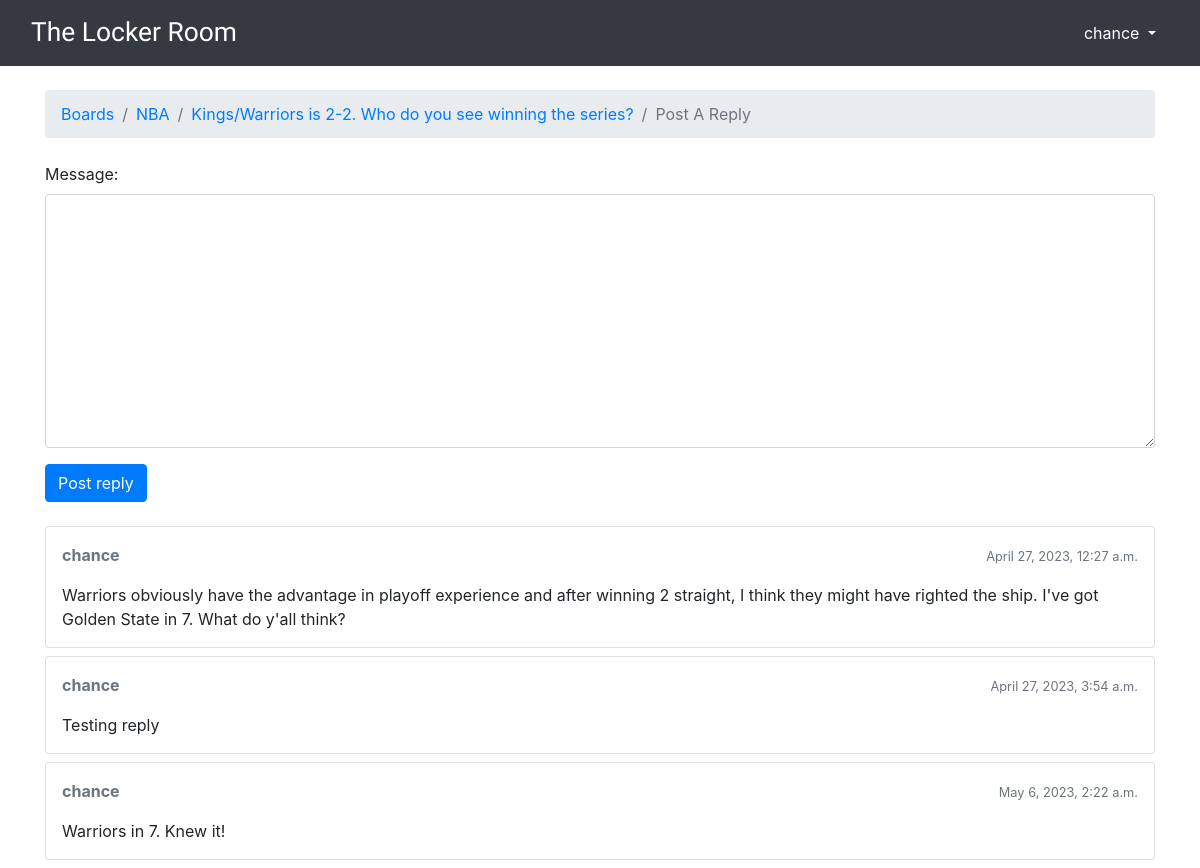
The page /boards/1/topics/1/reply/ (signed in) on the database its author committed.
### boards/models.py (models this page shows, shortened)
class Topic(models.Model):
    subject = models.CharField(max_length=255)
    last_updated = models.DateTimeField(auto_now_add=True)
    board = models.ForeignKey(
        Board, related_name='topics', on_delete=models.CASCADE)
    starter = models.ForeignKey(
        User, related_name='topics', on_delete=models.CASCADE)
    views = models.PositiveIntegerField(default=0)

class Board(models.Model):
    name = models.CharField(max_length=30, unique=True)
    description = models.CharField(max_length=100)

class Post(models.Model):
    message = models.TextField(max_length=4000)
    topic = models.ForeignKey(
        Topic, related_name='posts', on_delete=models.CASCADE)
    created_at = models.DateTimeField(auto_now_add=True)
    updated_at = models.DateTimeField(null=True)
    created_by = models.ForeignKey(
        User, related_name='posts', on_delete=models.CASCADE)
    updated_by = models.ForeignKey(
        User, null=True, related_name='+', on_delete=models.CASCADE)

### boards/views.py (the view)
@login_required
def reply_topic(request, pk, topic_pk):
    topic = get_object_or_404(Topic, board__pk=pk, pk=topic_pk)
    if request.method == 'POST':
        form = PostForm(request.POST)
        if form.is_valid():
            post = form.save(commit=False)
            post.topic = topic
            post.created_by = request.user
            post.save()
            topic.last_updated = timezone.now()
            topic.save()
            return redirect('topic_posts', pk=pk, topic_pk=topic_pk)
    else:
        form = PostForm()
    return render(request, 'reply_topic.html', {'topic': topic, 'form': form})

### boards/forms.py
class PostForm(forms.ModelForm):
    class Meta:
        model = Post
        fields = ['message', ]

### boards/templatetags/form_tags.py (called while the page is built)
@register.filter
def input_class(bound_field):
    css_class = ''
    if bound_field.form.is_bound:
        if bound_field.errors:
            css_class = 'is-invalid'
        elif field_type(bound_field) != 'PasswordInput':
            css_class = 'is-valid'
    return 'form-control {}'.format(css_class)

### templates/reply_topic.html (shortened to what this page needs)
{% extends 'boilerplate.html' %}
{% load static %}
{% block breadcrumb %}
<li class="breadcrumb-item"><a href="{% url 'home' %}">Boards</a></li>
<li class="breadcrumb-item"><a href="{% url 'board_topics' topic.board.pk %}">{{ topic.board.name }}</a></li>
<li class="breadcrumb-item"><a href="{% url 'topic_posts' topic.board.pk topic.pk %}">{{ topic.subject }}</a></li>
<li class="breadcrumb-item active">Post A Reply</li>
{% endblock %}
{% block content %}
<form method="post" class="mb-4">
    {% include 'partials/form.html' %}
    <button type="submit" class="btn btn-primary">Post reply</button>
</form>
{% for post in topic.posts.all %}
<div class="card mb-2">
    <div class="card-body p-3">
        <div class="row mb-3">
            <div class="col-6">
                <strong class="text-muted">{{ post.created_by.username }}</strong>
            </div>
            <div class="col-6 text-right">
                <small class="text-muted">{{ post.created_at }}</small>
            </div>
        </div>
        {{ post.message }}
    </div>
</div>
{% endfor %}
{% endblock %}

### templates/boilerplate.html (shortened to what this page needs)
{% load static %}
<!DOCTYPE html>
<html lang="en">
<head>
    <link rel="stylesheet" href="{% static 'css/bootstrap.min.css' %}">
    <link rel="stylesheet" href="{% static 'css/app.css' %}">
</head>
<body>
    {% block body %}
    <nav class="navbar navbar-expand-lg navbar-dark bg-dark">
        <div class="container-fluid">
            <a class="navbar-brand" href="{% url 'home' %}">The Locker Room</a>
            <div class="collapse navbar-collapse" id="mainMenu">
                {% if user.is_authenticated %}
                <ul class="navbar-nav ml-auto">
                    <li class="nav-item dropdown">
                        <button class="btn btn-dark dropdown-toggle" data-bs-toggle="dropdown" aria-expanded="false"
                            id="dropdownMenuButton">
                            {{ user.username }}
                        </button>
                    </li>
                </ul>
                {% else %}
                <form class="form-inline ml-auto">
                    <a href="{% url 'login' %}" class="btn btn-outline-secondary">Log In</a>
                    <a href="{% url 'signup' %}" class="btn btn-primary ml-2">Sign Up</a>
                </form>
                {% endif %}
            </div>
        </div>
    </nav>
    <div class="container">
        <ol class="breadcrumb my-4">
            {% block breadcrumb %}
            {% endblock %}
        </ol>
        {% block content %}
        {% endblock %}
    </div>
    {% endblock body %}
</body>
</html>

### static/css/app.css (style rules this page uses)
.navbar-brand { font-family: 'Shadows Into Light', cursive; font-size: 1.65rem; }

### rows shown on the page
Topic: board.name "NBA", subject "Kings/Warriors is 2-2. Who do you see winning the series?"
Post: created_by.username "chance", created_at "April 27, 2023, 12:27 a.m.", message "Warriors obviously have the advantage in playoff experience and after winning 2 straight, I think they might have righted the ship. I've got Golden State in 7. What do y'all think?"
Post: created_by.username "chance", created_at "April 27, 2023, 3:54 a.m.", message "Testing reply"
Post: created_by.username "chance", created_at "May 6, 2023, 2:22 a.m.", message "Warriors in 7. Knew it!"

### other values the page prints
{{ user.username }} "chance"
{{ field.label_tag }} "Message:"
